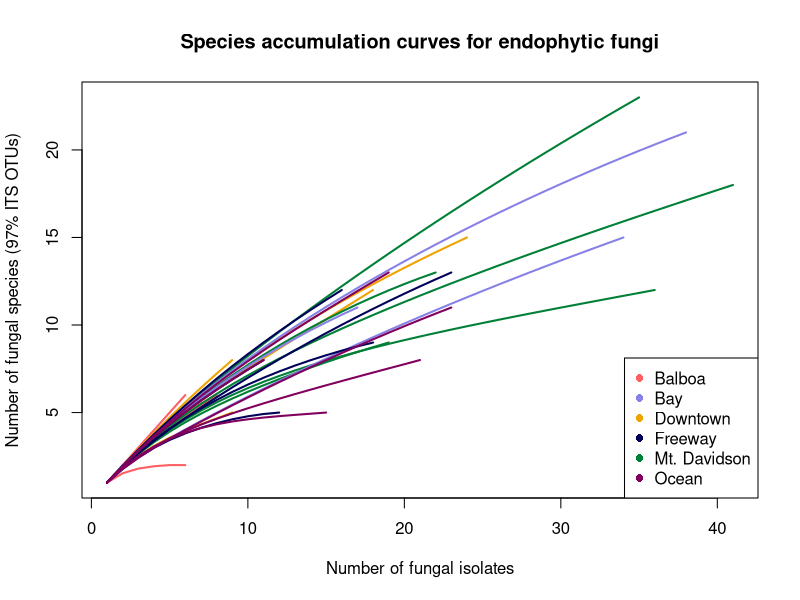
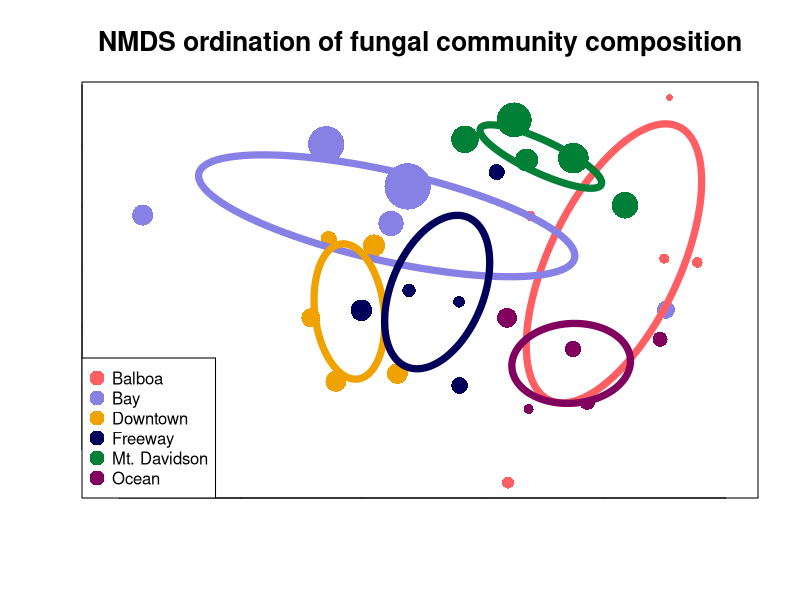

Recreate these plots in R, in order.
## ---- chunk 1
knitr::opts_chunk$set(echo = FALSE)
## ---- chunk 2
# load libraries
library("dplyr")
library("tidyr")
library("vegan")
library("ggplot2")
## ---- chunk 3
# load files
otus <- read.table("seq_with_OTU_ID.txt")
groups <- read.table("groupfile.tsv")
trees <- read.csv("metadata/M_excel_tree_metadata_with_isolationfreq.csv",
                  stringsAsFactors = FALSE)
TBAS <- read.csv("metadata/TBAS_taxonomies.csv")
culturing <- read.csv("metadata/culturing_worksheet.csv")
extractions <- read.csv("metadata/Extraction_worksheet.csv")

# count by groups instead of trees
otu_table <- otus %>%
  left_join(groups, by = c("V1" = "V1")) %>%
  group_by(V2.x, V2.y) %>%
  summarize(count = n()) %>%
  spread(V2.x, count, fill = 0)

# get rid of rows with NA
otu_table <- as.data.frame(na.omit(otu_table))

# fix row name problems for vegan
row.names(otu_table) <- otu_table[, 1]
otu_table <- otu_table[, -1]

# drop out USF test sample
otu_table <- otu_table[1:30,]
## ---- chunk 4
#figure out how to embed images
## ---- chunk 5
#set colors
rare_color = c(rep("#ff5e62", 5),
               rep("#f0a200", 5),
               rep("#007f36", 5),
               rep("#8781e6", 5),
               rep("#00005a", 5),
               rep("#81005e", 5))

#rename sites to be more readable
group_labels <- c(rep("Balboa", 5),
                  rep("Downtown", 5),
                  rep("Mt. Davidson", 5),
                  rep("Bay", 5),
                  rep("Freeway", 5),
                  rep("Ocean", 5))

#draw the species richness curves
rarecurve(otu_table,
          main = "Species accumulation curves for endophytic fungi",
          col = rare_color,
          label = FALSE,
          lwd = 2,
          xlab = "Number of fungal isolates",
          ylab = "Number of fungal species (97% ITS OTUs)")

#add a legend for greater readability
legend("bottomright",
       legend = levels(factor(group_labels)),
       pch = 16,
       col = c(rep("#ff5e62"),
               rep("#8781e6"),
               rep("#f0a200"),
               rep("#00005a"),
               rep("#007f36"),
               rep("#81005e")))

## ---- chunk 6
extraction_with_tree <- read.table("groupfile.tsv",
                                   sep = "\t",
                                   col.names = c("Extraction_ID", "Tree_ID")) %>%
  mutate(site_ID = substr(Tree_ID, 1, 2))

TBAS_names_fixed <- TBAS %>%
  mutate(Extraction_ID = substr(Query_sequence, 1, 8))

TBAS_with_site <- TBAS_names_fixed %>%
  left_join(extraction_with_tree, by = "Extraction_ID") %>%
  na.omit()

## ---- chunk 7
ord_obj <- metaMDS(otu_table)

# fix row names to be more readable
row.names(otu_table) <- c(paste("Balboa - Tree", 1:5),
                         paste("Downtown - Tree", 1:5),
                         paste("Mt. Davidson - Tree", 1:5),
                         paste("Bay - Tree", 1:5),
                         paste("Freeway - Tree", 1:5),
                         paste("Ocean - Tree", 1:5))

trees_aug <- subset(trees, as.POSIXct(trees$Date_sampled) > as.POSIXct("2017-08-01"))

plot(ord_obj,
     display = "sites",
     type = "n",
     main = "NMDS ordination of fungal community composition",
     cex.main = 1.6,
     xlab = "",
     ylab = "",
     tck = 0,
     labels = FALSE)

points(ord_obj,
       display = "sites",
       col = c(rep("#ff5e62", 5),
               rep("#f0a200", 5),
               rep("#007f36", 5),
               rep("#8781e6", 5),
               rep("#00005a", 5),
               rep("#81005e", 5)),
       cex = trees_aug$DBH_cm/10,
       pch = 16)

legend("bottomleft",
       legend = levels(factor(group_labels)),
       pch = 16,
       cex = 1,
       pt.cex = 2,
       col = c(rep("#ff5e62"),
               rep("#8781e6"),
               rep("#f0a200"),
               rep("#00005a"),
               rep("#007f36"),
               rep("#81005e")))

ordiellipse(ord_obj,
            groups =group_labels,
            label = FALSE,
            col = c(rep("#ff5e62"),
                    rep("#8781e6"),
                    rep("#f0a200"),
                    rep("#00005a"),
                    rep("#007f36"),
                    rep("#81005e")),
            lwd = 7)
